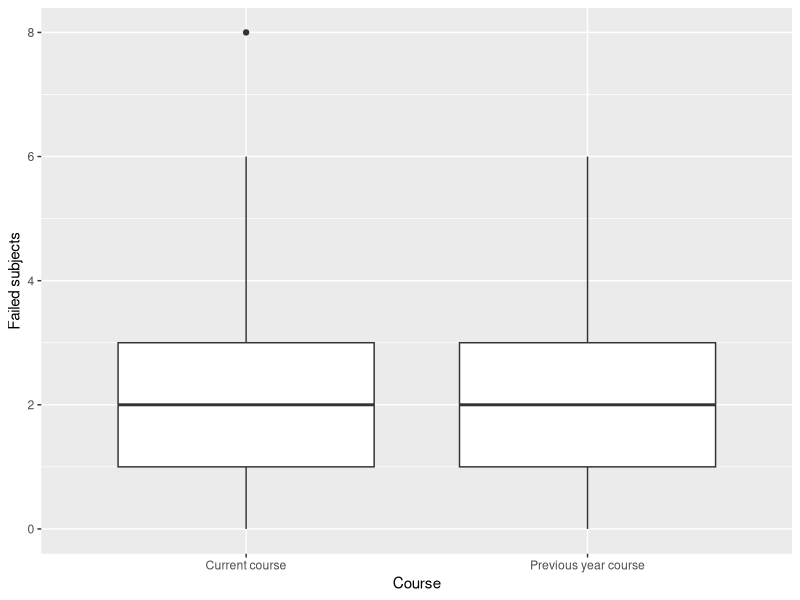
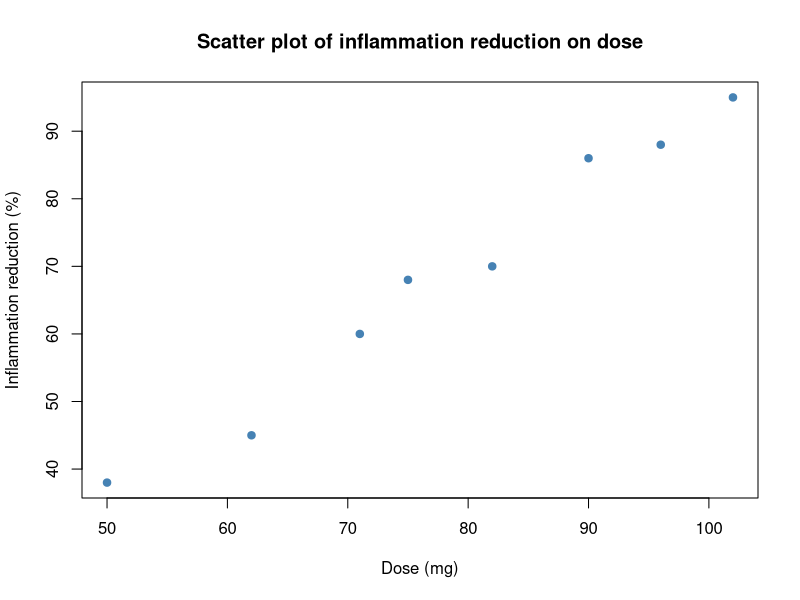

Reproduce these figures in R, in order.
## ---- chunk 1
knitr::opts_chunk$set(echo = F, message = F, warning = F)
## ---- chunk 2
library(tidyverse)
library(kableExtra)
## ---- chunk 3
## DATA GENERATION
library(knitr)
knitr::opts_chunk$set(echo = F, message = F, warning = F)
library(tidyverse)
library(kableExtra)
df <- tibble(
    `Failed subjects` = c(0, 1, 2, 3, 4, 5, 6, 8), 
    `Previous year course` = c(7, 15, 11, 5, 4, 2, 1, 0), 
    `Current course` = c(8, 12, 8, 7, 3, 2, 2, 1))
# QUESTION/ANSWER GENERATION
x <- rep(df$`Failed subjects`, df$`Previous year course`)
y <- rep(df$`Failed subjects`, df$`Current course`)
# Tamaño de la muestra
nx <- length(x)
ny <- length(y)
# Media
mx <- mean(x)
my <- mean(y)
# Varianza
s2x <- sum(x^2)/nx-mx^2
s2y <- sum(y^2)/ny-my^2
# Desviación típica
sx <- sqrt(s2x)
sy <- sqrt(s2y)
# Coef. variación
cvx <- sx/mx
cvy <- sy/my
# Coef. asimetría
g1x <- sum((x-mx)^3)/(nx*sx^3)
g1y <- sum((y-my)^3)/(ny*sy^3)
# Coef. apuntamiento
g2x <- sum((x-mx)^4)/(nx*sx^4)-3
g2y <- sum((y-my)^4)/(ny*sy^4)-3
# Puntuaciones típicas
zx <- (6-mx)/sx
zy <- (7-my)/sy
## ---- chunk 4
kable(df) %>% kable_styling()
## ---- chunk 5
tibble(Course = c(rep("Previous year course", nx), rep("Current course", ny)), `Failed subjects` = c(x, y))  %>%  
    ggplot(aes(x = Course, y = `Failed subjects`)) +
    geom_boxplot()
## ---- chunk 6
knitr::opts_chunk$set(echo = F, message = F, warning = F)
options(scipen=999)
library(kableExtra)
## DATA GENERATION
x <- c(50, 62, 71, 75, 82, 90, 96, 102)
y <- c(38, 45, 60, 68, 70, 86, 88, 95)
#y <- c(35, 54, 72, 81, 91, 94, 97, 98)
table <- matrix(c(x,y), nrow = 2, byrow = T)
#decimals <- matrix(c(rep(0,6), rep(2,6)), nrow = 3, ncol=6, byrow=TRUE)
rownames(table) <- c("Dose (mg)", "Inflammation reduction (%)")
## QUESTION/ANSWER GENERATION
# colors  
col1 <- "#05A1E6"
# sample size
n <- length(x)
# means
mx <- mean(x)
mlogx <- mean(log(x))
my <- mean(y)
mlogy <- mean(log(y))
# variances
s2x <- sum(x^2)/n-mx^2
s2logx <- sum(log(x)^2)/n-mlogx^2
s2y <- sum(y^2)/n-my^2
s2logy <- sum(log(y)^2)/n-mlogy^2
# Covariances
sxy <- sum(x * y) / n - mx * my
sxlogy <- sum(x*log(y))/n-mx*mlogy
slogxy <- sum(log(x)*y)/n-mlogx*my
# Determination coeff
r2xy <-  sxy^2 / (s2x * s2y)
r2xlogy <- sxlogy^2/(s2x*s2logy)
r2logxy <- slogxy^2/(s2logx*s2y)
# Regression line of y on x
reglinyx <- lm(y ~ x)
# Regression line of x on y
reglinxy <- lm(x ~ y)
## ---- chunk 7
kbl(table) %>%
    kable_styling(position = "center")
## ---- chunk 8
plot(x, y, xlab = "Dose (mg)", ylab = "Inflammation reduction (%)", main = "Scatter plot of inflammation reduction on dose", col = "steelblue", pch=19)
